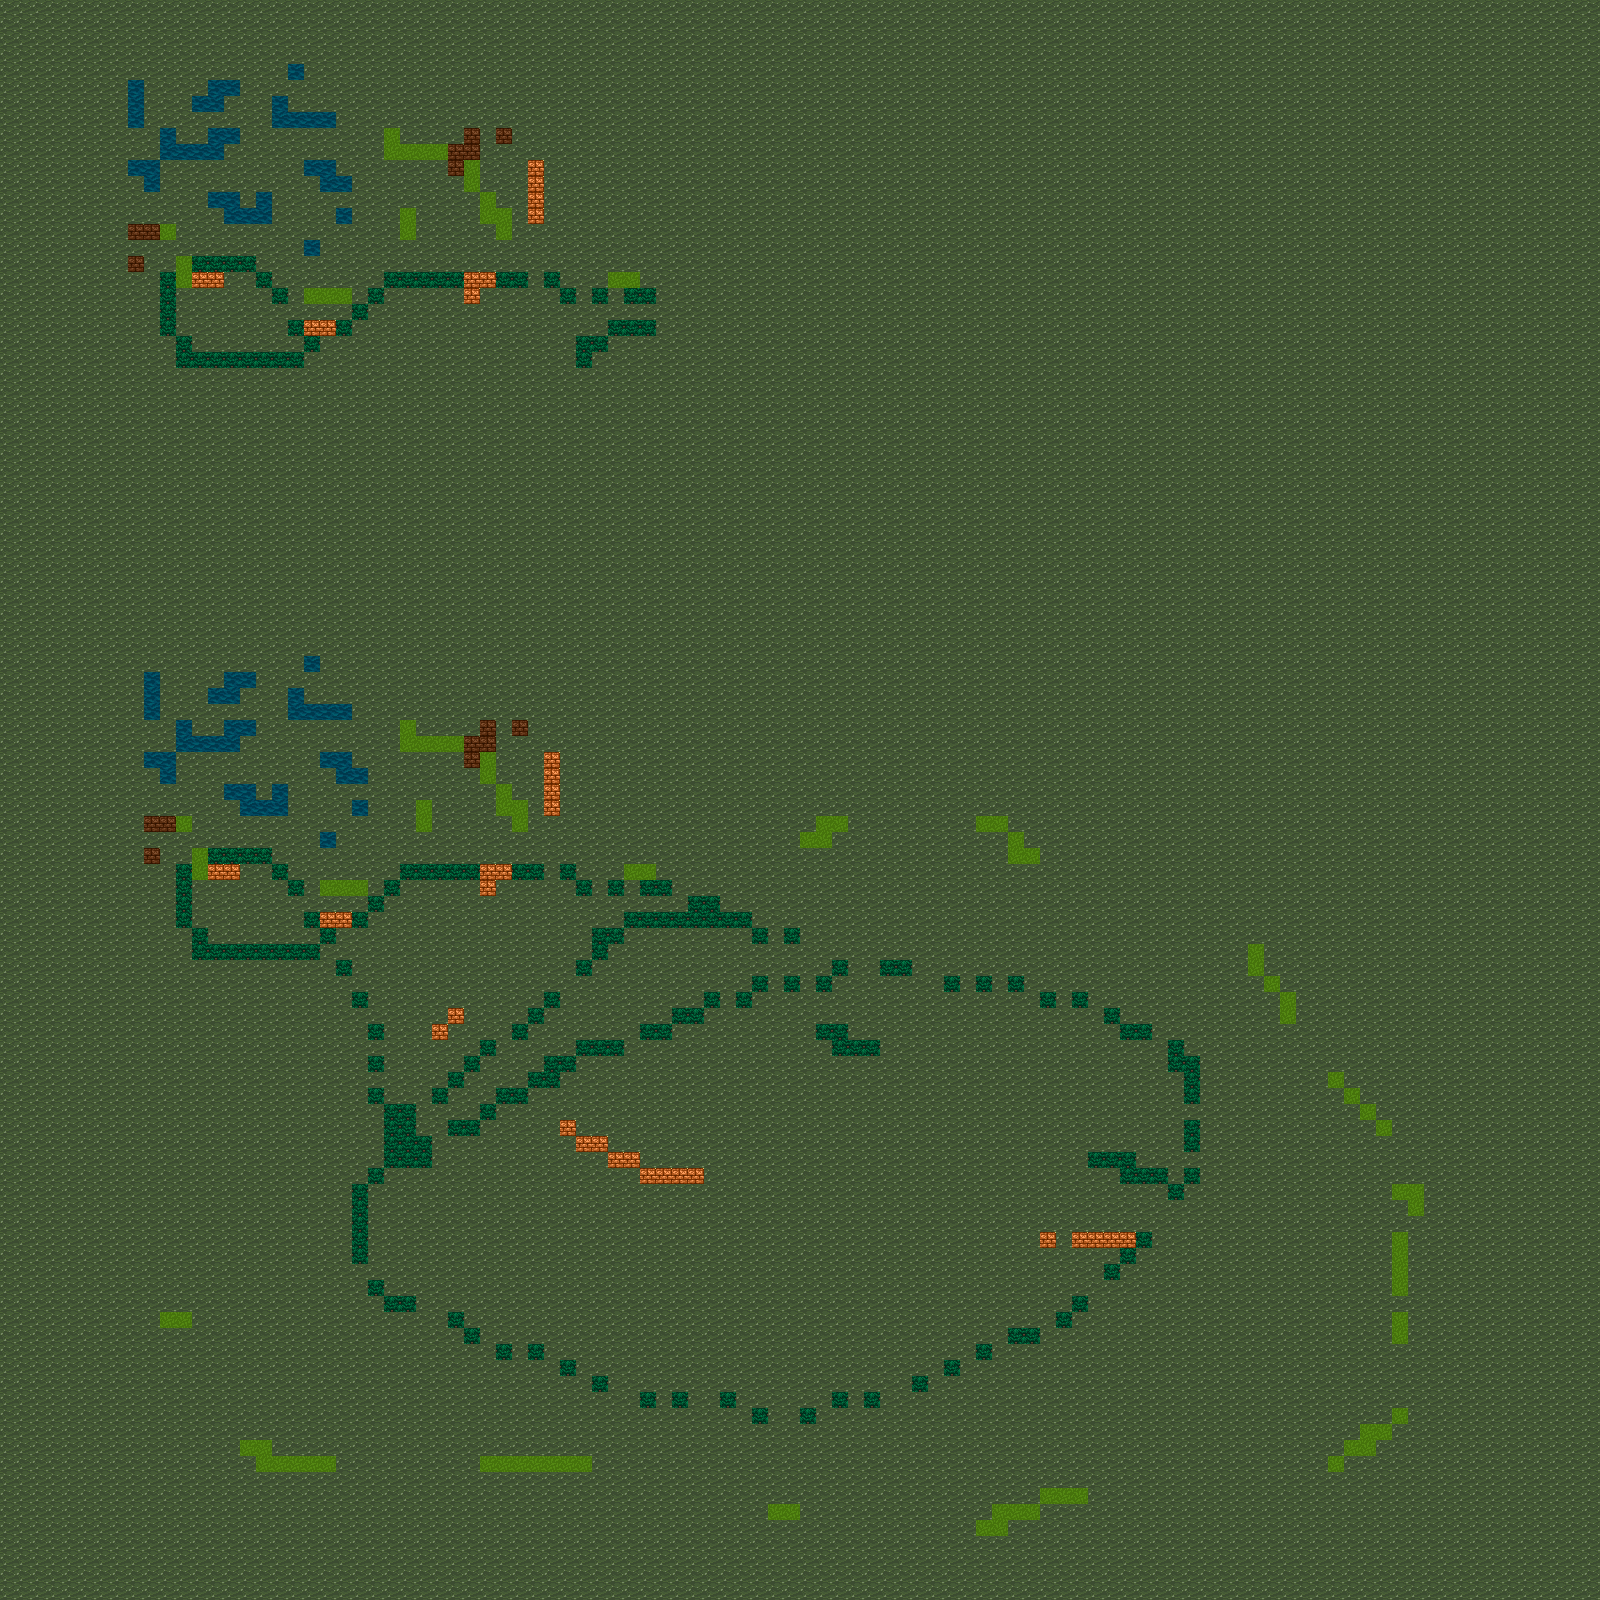

A 2D game scene composited from a Tiled map and its tileset images. What follows is a short description and the map's XML, with each tile layer's data collapsed to a summary:
An orthogonal 100x100 tile map with 16x16 px tiles, 2 tile layers (Tile Layer 1, blocked).

<map version="1.0" orientation="orthogonal" width="100" height="100" tilewidth="16" tileheight="16">
 <tileset firstgid="1" name="set_0" tilewidth="16" tileheight="16">
  <image source="set_0.gif" width="288" height="288" />
 </tileset>
 <layer name="Tile Layer 1" width="100" height="100">
  <data>[10000 cells, 10000 non-empty, 5 distinct tile ids]</data>
 </layer>
 <layer name="blocked" width="100" height="100" opacity="0.5">
  <data>[10000 cells, 86 non-empty, 1 distinct tile ids]</data>
 </layer>
</map>
